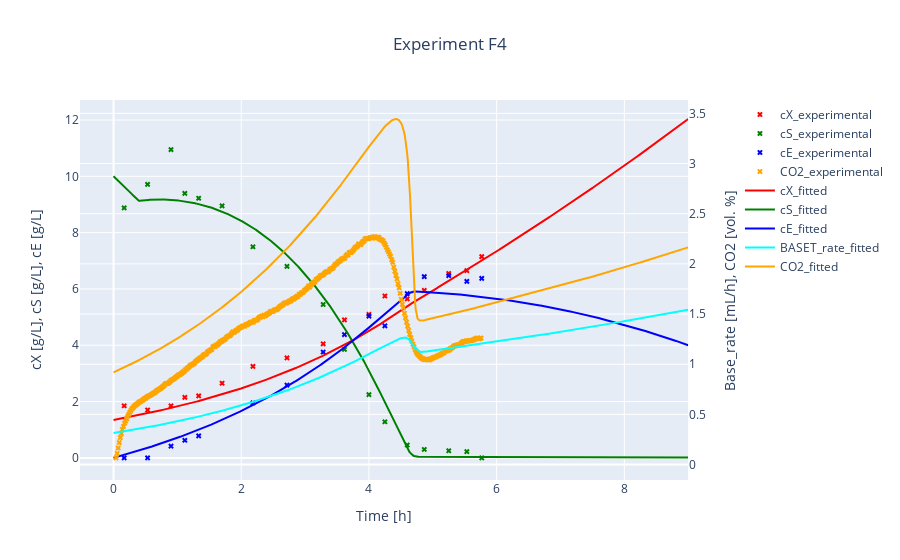
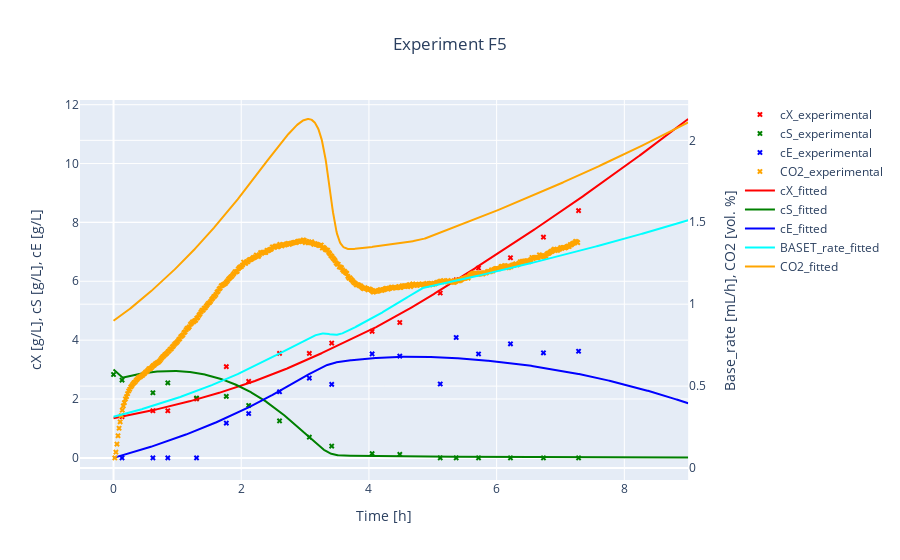
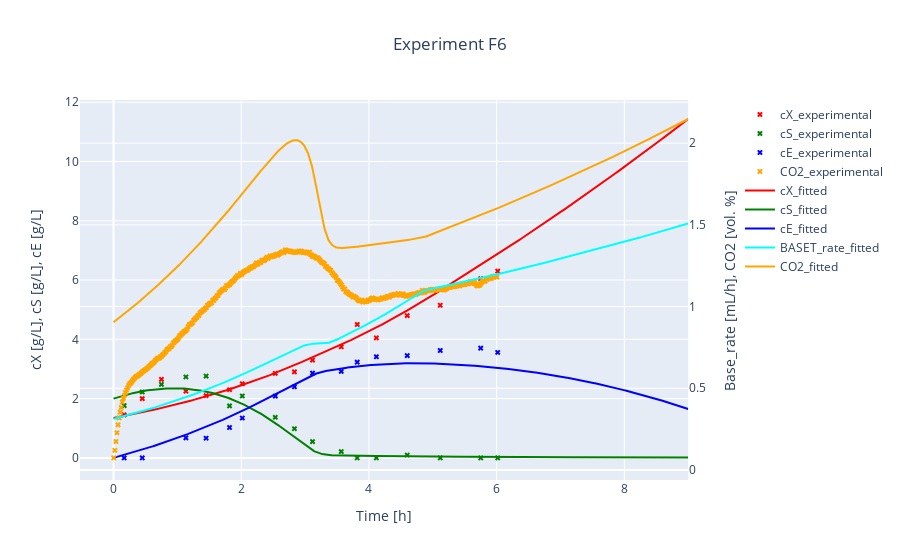

Here is the notebook cell these charts were saved with, in order:
### Markdown cell above
### Visualizing measurement data along with simulated data
The `visualize` module explained previously is capable of plotting two types of data (`data_1` and `data_2`). it is possible to plot the measurement data along with the simulated data generated from using the `simulate` function with estimated parameters `p` which were determined with the `estimate` function. It is possible to style the individual data with `mode_1, mode_2` and `suffix_1 , suffix_2`. You can determine which columns should be displayed in the secondary y_axis. You can hand over `Experiment` objects or dataFrames to the `visualize` function in order to visualize the data.

### Code cell
#simulate for every Experiment
t_grid = np.linspace(0,9,1001)      
sim_dict_all = {experiment.exp_id: y.simulate(experiment = experiment, t_grid = t_grid) for experiment in experiment_dict.values()}

#visualize experiments and simulated data simultaneously
for exp_id  in experiment_dict.keys():
    title = "Experiment {0}".format(exp_id) 
    visualize(experiment_dict[exp_id] , sim_dict_all[exp_id], title = title, suffix_1= "_experimental", suffix_2 = "_fitted", mode_1= "markers", mode_2= "lines", title_x= 0.5).show()

### Figure 1 — Plotly figure (JSON) as saved in the notebook; plotly's stock layout.template omitted (floating-point values rounded to 4 significant figures; data arrays with more than 128 entries replaced by an {"elided": "..."} marker saying what was removed)
{"data": [{"marker": {"color": "red", "size": 5, "symbol": "x"}, "mode": "markers", "name": "cX_experimental", "type": "scatter", "x": [0, 0.1667, 0.5333, 0.9, 1.117, 1.333, 1.7, 2.183, 2.717, 3.283, 3.617, 4, 4.25, 4.6, 4.867, 5.25, 5.533, 5.767], "xaxis": "x", "y": [null, 1.85, 1.7, 1.85, 2.15, 2.2, 2.65, 3.25, 3.55, 4.05, 4.9, 5.1, 5.75, 5.65, 5.95, 6.55, 6.65, 7.15], "yaxis": "y"}, {"marker": {"color": "green", "size": 5, "symbol": "x"}, "mode": "markers", "name": "cS_experimental", "type": "scatter", "x": [0, 0.1667, 0.5333, 0.9, 1.117, 1.333, 1.7, 2.183, 2.717, 3.283, 3.617, 4, 4.25, 4.6, 4.867, 5.25, 5.533, 5.767], "xaxis": "x", "y": [null, 8.879, 9.714, 10.95, 9.394, 9.222, 8.95, 7.498, 6.802, 5.449, 3.853, 2.245, 1.281, 0.4575, 0.2988, 0.2528, 0.223, 0], "yaxis": "y"}, {"marker": {"color": "blue", "size": 5, "symbol": "x"}, "mode": "markers", "name": "cE_experimental", "type": "scatter", "x": [0, 0.1667, 0.5333, 0.9, 1.117, 1.333, 1.7, 2.183, 2.717, 3.283, 3.617, 4, 4.25, 4.6, 4.867, 5.25, 5.533, 5.767], "xaxis": "x", "y": [null, 0, 0, 0.4172, 0.6247, 0.7807, null, 1.953, 2.585, 3.759, 4.379, 5.034, 4.689, 5.837, 6.437, 6.472, 6.267, 6.374], "yaxis": "y"}, {"marker": {"color": "orange", "size": 5, "symbol": "x"}, "mode": "markers", "name": "CO2_experimental", "type": "scatter", "x": {"elided": "344 float values"}, "xaxis": "x", "y": {"elided": "344 float values"}, "yaxis": "y2"}, {"marker": {"color": "red", "size": 5, "symbol": "x"}, "mode": "lines", "name": "cX_fitted", "type": "scatter", "x": {"elided": "1001 float values"}, "xaxis": "x", "y": {"elided": "1001 float values"}, "yaxis": "y"}, {"marker": {"color": "green", "size": 5, "symbol": "x"}, "mode": "lines", "name": "cS_fitted", "type": "scatter", "x": {"elided": "1001 float values"}, "xaxis": "x", "y": {"elided": "1001 float values"}, "yaxis": "y"}, {"marker": {"color": "blue", "size": 5, "symbol": "x"}, "mode": "lines", "name": "cE_fitted", "type": "scatter", "x": {"elided": "1001 float values"}, "xaxis": "x", "y": {"elided": "1001 float values"}, "yaxis": "y"}, {"marker": {"color": "cyan", "size": 5, "symbol": "x"}, "mode": "lines", "name": "BASET_rate_fitted", "type": "scatter", "x": {"elided": "1001 float values"}, "xaxis": "x", "y": {"elided": "1001 float values"}, "yaxis": "y2"}, {"marker": {"color": "orange", "size": 5, "symbol": "x"}, "mode": "lines", "name": "CO2_fitted", "type": "scatter", "x": {"elided": "1001 float values"}, "xaxis": "x", "y": {"elided": "1001 float values"}, "yaxis": "y2"}], "layout": {"title": {"text": "Experiment F4", "x": 0.5}, "xaxis": {"anchor": "y", "domain": [0, 0.94], "title": {"text": "Time [h]"}}, "yaxis": {"anchor": "x", "domain": [0, 1], "title": {"standoff": 20, "text": "cX [g/L], cS [g/L], cE [g/L]"}, "type": "linear"}, "yaxis2": {"anchor": "x", "overlaying": "y", "side": "right", "title": {"standoff": 20, "text": "Base_rate [mL/h], CO2 [vol. %]"}, "type": "linear"}}}

### Figure 2 — Plotly figure (JSON) as saved in the notebook; plotly's stock layout.template omitted (floating-point values rounded to 4 significant figures; data arrays with more than 128 entries replaced by an {"elided": "..."} marker saying what was removed)
{"data": [{"marker": {"color": "red", "size": 5, "symbol": "x"}, "mode": "markers", "name": "cX_experimental", "type": "scatter", "x": [0, 0.1333, 0.6167, 0.85, 1.3, 1.767, 2.117, 2.6, 3.067, 3.417, 4.05, 4.483, 5.117, 5.367, 5.717, 6.217, 6.733, 7.283], "xaxis": "x", "y": [null, 1.4, 1.6, 1.6, 2, 3.1, 2.6, 3.55, 3.55, 3.9, 4.3, 4.6, 5.6, 6.05, 6.45, 6.8, 7.5, 8.4], "yaxis": "y"}, {"marker": {"color": "green", "size": 5, "symbol": "x"}, "mode": "markers", "name": "cS_experimental", "type": "scatter", "x": [0, 0.1333, 0.6167, 0.85, 1.3, 1.767, 2.117, 2.6, 3.067, 3.417, 4.05, 4.483, 5.117, 5.367, 5.717, 6.217, 6.733, 7.283], "xaxis": "x", "y": [2.832, 2.643, 2.213, 2.55, 2.034, 2.091, 1.781, 1.256, 0.7038, 0.3995, 0.1465, 0.1218, 0, 0, 0, 0, 0, 0], "yaxis": "y"}, {"marker": {"color": "blue", "size": 5, "symbol": "x"}, "mode": "markers", "name": "cE_experimental", "type": "scatter", "x": [0, 0.1333, 0.6167, 0.85, 1.3, 1.767, 2.117, 2.6, 3.067, 3.417, 4.05, 4.483, 5.117, 5.367, 5.717, 6.217, 6.733, 7.283], "xaxis": "x", "y": [null, 0, 0, 0, 0, 1.182, 1.506, 2.246, 2.71, 2.498, 3.533, 3.457, 2.51, 4.089, 3.531, 3.874, 3.568, 3.623], "yaxis": "y"}, {"marker": {"color": "orange", "size": 5, "symbol": "x"}, "mode": "markers", "name": "CO2_experimental", "type": "scatter", "x": {"elided": "436 float values"}, "xaxis": "x", "y": {"elided": "436 float values"}, "yaxis": "y2"}, {"marker": {"color": "red", "size": 5, "symbol": "x"}, "mode": "lines", "name": "cX_fitted", "type": "scatter", "x": {"elided": "1001 float values"}, "xaxis": "x", "y": {"elided": "1001 float values"}, "yaxis": "y"}, {"marker": {"color": "green", "size": 5, "symbol": "x"}, "mode": "lines", "name": "cS_fitted", "type": "scatter", "x": {"elided": "1001 float values"}, "xaxis": "x", "y": {"elided": "1001 float values"}, "yaxis": "y"}, {"marker": {"color": "blue", "size": 5, "symbol": "x"}, "mode": "lines", "name": "cE_fitted", "type": "scatter", "x": {"elided": "1001 float values"}, "xaxis": "x", "y": {"elided": "1001 float values"}, "yaxis": "y"}, {"marker": {"color": "cyan", "size": 5, "symbol": "x"}, "mode": "lines", "name": "BASET_rate_fitted", "type": "scatter", "x": {"elided": "1001 float values"}, "xaxis": "x", "y": {"elided": "1001 float values"}, "yaxis": "y2"}, {"marker": {"color": "orange", "size": 5, "symbol": "x"}, "mode": "lines", "name": "CO2_fitted", "type": "scatter", "x": {"elided": "1001 float values"}, "xaxis": "x", "y": {"elided": "1001 float values"}, "yaxis": "y2"}], "layout": {"title": {"text": "Experiment F5", "x": 0.5}, "xaxis": {"anchor": "y", "domain": [0, 0.94], "title": {"text": "Time [h]"}}, "yaxis": {"anchor": "x", "domain": [0, 1], "title": {"standoff": 20, "text": "cX [g/L], cS [g/L], cE [g/L]"}, "type": "linear"}, "yaxis2": {"anchor": "x", "overlaying": "y", "side": "right", "title": {"standoff": 20, "text": "Base_rate [mL/h], CO2 [vol. %]"}, "type": "linear"}}}

### Figure 3 — Plotly figure (JSON) as saved in the notebook; plotly's stock layout.template omitted (floating-point values rounded to 4 significant figures; data arrays with more than 128 entries replaced by an {"elided": "..."} marker saying what was removed)
{"data": [{"marker": {"color": "red", "size": 5, "symbol": "x"}, "mode": "markers", "name": "cX_experimental", "type": "scatter", "x": [0, 0.1667, 0.45, 0.75, 1.133, 1.45, 1.817, 2.017, 2.533, 2.833, 3.117, 3.567, 3.817, 4.117, 4.6, 5.117, 5.75, 6.017], "xaxis": "x", "y": [null, 1.45, 2, 2.65, 2.25, 2.1, 2.3, 2.5, 2.85, 2.9, 3.3, 3.75, 4.5, 4.05, 4.8, 5.15, 6.05, 6.3], "yaxis": "y"}, {"marker": {"color": "green", "size": 5, "symbol": "x"}, "mode": "markers", "name": "cS_experimental", "type": "scatter", "x": [0, 0.1667, 0.45, 0.75, 1.133, 1.45, 1.817, 2.017, 2.533, 2.833, 3.117, 3.567, 3.817, 4.117, 4.6, 5.117, 5.75, 6.017], "xaxis": "x", "y": [null, 1.765, 2.223, 2.481, 2.73, 2.759, 1.754, 2.087, 1.369, 0.9841, 0.5504, 0.2129, 0, 0, 0.09543, 0, 0, 0], "yaxis": "y"}, {"marker": {"color": "blue", "size": 5, "symbol": "x"}, "mode": "markers", "name": "cE_experimental", "type": "scatter", "x": [0, 0.1667, 0.45, 0.75, 1.133, 1.45, 1.817, 2.017, 2.533, 2.833, 3.117, 3.567, 3.817, 4.117, 4.6, 5.117, 5.75, 6.017], "xaxis": "x", "y": [null, 0, 0, null, 0.6755, 0.6635, 1.026, 1.343, 2.084, 2.4, 2.859, 2.916, 3.229, 3.411, 3.452, 3.623, 3.703, 3.557], "yaxis": "y"}, {"marker": {"color": "orange", "size": 5, "symbol": "x"}, "mode": "markers", "name": "CO2_experimental", "type": "scatter", "x": {"elided": "361 float values"}, "xaxis": "x", "y": {"elided": "361 float values"}, "yaxis": "y2"}, {"marker": {"color": "red", "size": 5, "symbol": "x"}, "mode": "lines", "name": "cX_fitted", "type": "scatter", "x": {"elided": "1001 float values"}, "xaxis": "x", "y": {"elided": "1001 float values"}, "yaxis": "y"}, {"marker": {"color": "green", "size": 5, "symbol": "x"}, "mode": "lines", "name": "cS_fitted", "type": "scatter", "x": {"elided": "1001 float values"}, "xaxis": "x", "y": {"elided": "1001 float values"}, "yaxis": "y"}, {"marker": {"color": "blue", "size": 5, "symbol": "x"}, "mode": "lines", "name": "cE_fitted", "type": "scatter", "x": {"elided": "1001 float values"}, "xaxis": "x", "y": {"elided": "1001 float values"}, "yaxis": "y"}, {"marker": {"color": "cyan", "size": 5, "symbol": "x"}, "mode": "lines", "name": "BASET_rate_fitted", "type": "scatter", "x": {"elided": "1001 float values"}, "xaxis": "x", "y": {"elided": "1001 float values"}, "yaxis": "y2"}, {"marker": {"color": "orange", "size": 5, "symbol": "x"}, "mode": "lines", "name": "CO2_fitted", "type": "scatter", "x": {"elided": "1001 float values"}, "xaxis": "x", "y": {"elided": "1001 float values"}, "yaxis": "y2"}], "layout": {"title": {"text": "Experiment F6", "x": 0.5}, "xaxis": {"anchor": "y", "domain": [0, 0.94], "title": {"text": "Time [h]"}}, "yaxis": {"anchor": "x", "domain": [0, 1], "title": {"standoff": 20, "text": "cX [g/L], cS [g/L], cE [g/L]"}, "type": "linear"}, "yaxis2": {"anchor": "x", "overlaying": "y", "side": "right", "title": {"standoff": 20, "text": "Base_rate [mL/h], CO2 [vol. %]"}, "type": "linear"}}}
